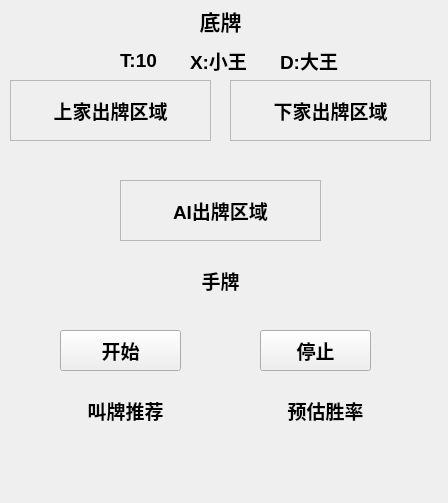
<?xml version="1.0" encoding="UTF-8"?>
<ui version="4.0">
 <class>Form</class>
 <widget class="QWidget" name="Form">
  <property name="geometry">
   <rect>
    <x>0</x>
    <y>0</y>
    <width>448</width>
    <height>503</height>
   </rect>
  </property>
  <property name="font">
   <font>
    <family>Arial</family>
    <pointsize>9</pointsize>
    <weight>75</weight>
    <italic>false</italic>
    <bold>true</bold>
   </font>
  </property>
  <property name="windowTitle">
   <string>零号</string>
  </property>
  <property name="windowOpacity">
   <double>0.800000000000000</double>
  </property>
  <widget class="QLabel" name="WinRate">
   <property name="geometry">
    <rect>
     <x>240</x>
     <y>380</y>
     <width>171</width>
     <height>61</height>
    </rect>
   </property>
   <property name="font">
    <font>
     <family>Arial</family>
     <pointsize>14</pointsize>
     <weight>75</weight>
     <italic>false</italic>
     <bold>true</bold>
    </font>
   </property>
   <property name="text">
    <string>预估胜率</string>
   </property>
   <property name="alignment">
    <set>Qt::AlignCenter</set>
   </property>
  </widget>
  <widget class="QPushButton" name="InitCard">
   <property name="geometry">
    <rect>
     <x>60</x>
     <y>330</y>
     <width>121</width>
     <height>41</height>
    </rect>
   </property>
   <property name="font">
    <font>
     <family>Arial</family>
     <pointsize>14</pointsize>
     <weight>75</weight>
     <italic>false</italic>
     <bold>true</bold>
    </font>
   </property>
   <property name="styleSheet">
    <string notr="true"/>
   </property>
   <property name="text">
    <string>开始</string>
   </property>
  </widget>
  <widget class="QLabel" name="UserHandCards">
   <property name="geometry">
    <rect>
     <x>10</x>
     <y>260</y>
     <width>421</width>
     <height>41</height>
    </rect>
   </property>
   <property name="font">
    <font>
     <family>Arial</family>
     <pointsize>14</pointsize>
     <weight>75</weight>
     <italic>false</italic>
     <bold>true</bold>
    </font>
   </property>
   <property name="text">
    <string>手牌</string>
   </property>
   <property name="alignment">
    <set>Qt::AlignCenter</set>
   </property>
  </widget>
  <widget class="QFrame" name="LPlayer">
   <property name="geometry">
    <rect>
     <x>10</x>
     <y>80</y>
     <width>201</width>
     <height>61</height>
    </rect>
   </property>
   <property name="frameShape">
    <enum>QFrame::StyledPanel</enum>
   </property>
   <property name="frameShadow">
    <enum>QFrame::Raised</enum>
   </property>
   <widget class="QLabel" name="LPlayedCard">
    <property name="geometry">
     <rect>
      <x>0</x>
      <y>0</y>
      <width>201</width>
      <height>61</height>
     </rect>
    </property>
    <property name="font">
     <font>
      <family>Arial</family>
      <pointsize>14</pointsize>
      <weight>75</weight>
      <italic>false</italic>
      <bold>true</bold>
     </font>
    </property>
    <property name="text">
     <string>上家出牌区域</string>
    </property>
    <property name="alignment">
     <set>Qt::AlignCenter</set>
    </property>
   </widget>
  </widget>
  <widget class="QFrame" name="RPlayer">
   <property name="geometry">
    <rect>
     <x>230</x>
     <y>80</y>
     <width>201</width>
     <height>61</height>
    </rect>
   </property>
   <property name="font">
    <font>
     <family>Arial</family>
     <pointsize>16</pointsize>
     <weight>75</weight>
     <italic>false</italic>
     <bold>true</bold>
    </font>
   </property>
   <property name="frameShape">
    <enum>QFrame::StyledPanel</enum>
   </property>
   <property name="frameShadow">
    <enum>QFrame::Raised</enum>
   </property>
   <widget class="QLabel" name="RPlayedCard">
    <property name="geometry">
     <rect>
      <x>0</x>
      <y>0</y>
      <width>201</width>
      <height>61</height>
     </rect>
    </property>
    <property name="font">
     <font>
      <family>Arial</family>
      <pointsize>14</pointsize>
      <weight>75</weight>
      <italic>false</italic>
      <bold>true</bold>
     </font>
    </property>
    <property name="text">
     <string>下家出牌区域</string>
    </property>
    <property name="alignment">
     <set>Qt::AlignCenter</set>
    </property>
   </widget>
  </widget>
  <widget class="QFrame" name="Player">
   <property name="geometry">
    <rect>
     <x>120</x>
     <y>180</y>
     <width>201</width>
     <height>61</height>
    </rect>
   </property>
   <property name="frameShape">
    <enum>QFrame::StyledPanel</enum>
   </property>
   <property name="frameShadow">
    <enum>QFrame::Raised</enum>
   </property>
   <widget class="QLabel" name="PredictedCard">
    <property name="geometry">
     <rect>
      <x>0</x>
      <y>0</y>
      <width>201</width>
      <height>61</height>
     </rect>
    </property>
    <property name="font">
     <font>
      <family>Arial</family>
      <pointsize>14</pointsize>
      <weight>75</weight>
      <italic>false</italic>
      <bold>true</bold>
     </font>
    </property>
    <property name="text">
     <string>AI出牌区域</string>
    </property>
    <property name="alignment">
     <set>Qt::AlignCenter</set>
    </property>
   </widget>
  </widget>
  <widget class="QLabel" name="ThreeLandlordCards">
   <property name="geometry">
    <rect>
     <x>140</x>
     <y>0</y>
     <width>161</width>
     <height>41</height>
    </rect>
   </property>
   <property name="font">
    <font>
     <family>Arial</family>
     <pointsize>16</pointsize>
     <weight>75</weight>
     <italic>false</italic>
     <bold>true</bold>
    </font>
   </property>
   <property name="text">
    <string>底牌</string>
   </property>
   <property name="alignment">
    <set>Qt::AlignCenter</set>
   </property>
  </widget>
  <widget class="QPushButton" name="Stop">
   <property name="geometry">
    <rect>
     <x>260</x>
     <y>330</y>
     <width>111</width>
     <height>41</height>
    </rect>
   </property>
   <property name="font">
    <font>
     <family>Arial</family>
     <pointsize>14</pointsize>
     <weight>75</weight>
     <italic>false</italic>
     <bold>true</bold>
    </font>
   </property>
   <property name="styleSheet">
    <string notr="true"/>
   </property>
   <property name="text">
    <string>停止</string>
   </property>
  </widget>
  <widget class="QLabel" name="label">
   <property name="geometry">
    <rect>
     <x>120</x>
     <y>40</y>
     <width>55</width>
     <height>40</height>
    </rect>
   </property>
   <property name="font">
    <font>
     <family>Arial</family>
     <pointsize>14</pointsize>
     <weight>75</weight>
     <italic>false</italic>
     <bold>true</bold>
    </font>
   </property>
   <property name="text">
    <string>T:10</string>
   </property>
  </widget>
  <widget class="QLabel" name="label_2">
   <property name="geometry">
    <rect>
     <x>190</x>
     <y>40</y>
     <width>61</width>
     <height>40</height>
    </rect>
   </property>
   <property name="font">
    <font>
     <family>Arial</family>
     <pointsize>14</pointsize>
     <weight>75</weight>
     <italic>false</italic>
     <bold>true</bold>
    </font>
   </property>
   <property name="text">
    <string>X:小王</string>
   </property>
  </widget>
  <widget class="QLabel" name="label_3">
   <property name="geometry">
    <rect>
     <x>280</x>
     <y>40</y>
     <width>61</width>
     <height>40</height>
    </rect>
   </property>
   <property name="font">
    <font>
     <family>Arial</family>
     <pointsize>14</pointsize>
     <weight>75</weight>
     <italic>false</italic>
     <bold>true</bold>
    </font>
   </property>
   <property name="text">
    <string>D:大王</string>
   </property>
  </widget>
  <widget class="QLabel" name="BidWinrate">
   <property name="geometry">
    <rect>
     <x>40</x>
     <y>380</y>
     <width>171</width>
     <height>61</height>
    </rect>
   </property>
   <property name="font">
    <font>
     <family>Arial</family>
     <pointsize>14</pointsize>
     <weight>75</weight>
     <italic>false</italic>
     <bold>true</bold>
    </font>
   </property>
   <property name="text">
    <string>叫牌推荐</string>
   </property>
   <property name="alignment">
    <set>Qt::AlignCenter</set>
   </property>
  </widget>
 </widget>
 <resources/>
 <connections>
  <connection>
   <sender>InitCard</sender>
   <signal>clicked()</signal>
   <receiver>Form</receiver>
   <slot>init_cards()</slot>
   <hints>
    <hint type="sourcelabel">
     <x>185</x>
     <y>282</y>
    </hint>
    <hint type="destinationlabel">
     <x>250</x>
     <y>292</y>
    </hint>
   </hints>
  </connection>
  <connection>
   <sender>Stop</sender>
   <signal>clicked()</signal>
   <receiver>Form</receiver>
   <slot>stop()</slot>
   <hints>
    <hint type="sourcelabel">
     <x>200</x>
     <y>244</y>
    </hint>
    <hint type="destinationlabel">
     <x>233</x>
     <y>220</y>
    </hint>
   </hints>
  </connection>
 </connections>
 <slots>
  <slot>init_cards()</slot>
  <slot>start()</slot>
  <slot>stop()</slot>
 </slots>
</ui>
